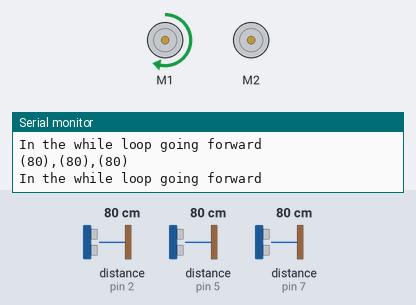
A sketch run on a simulated Arduino Uno, built with avr-gcc and run on an emulated ATmega328P. Shown: 2 × DC motor (green arrow = forward, orange = backward, longer = faster), the last lines printed to the serial monitor. Wiring (inferred from the names in the program): 3 × ultrasonic range finder: trigger pin 3, echo pin 2 / trigger pin 4, echo pin 5 / trigger pin 6, echo pin 7. The test bench sets the inputs (shaded band); at power-on: distance to the obstacle (sensors on pin 2, pin 5, pin 7) 80 cm. The echo pulse lasts 58.3 µs per cm.

Above: at 1.2 s.
1.3 s: distance to the obstacle (sensor on pin 2) set to 73 cm
At 2.6 s:
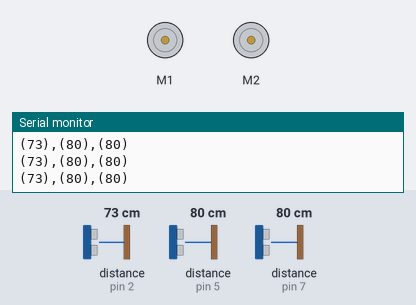
3.6 s: distance to the obstacle (sensor on pin 5) set to 2 cm
At 4.7 s:
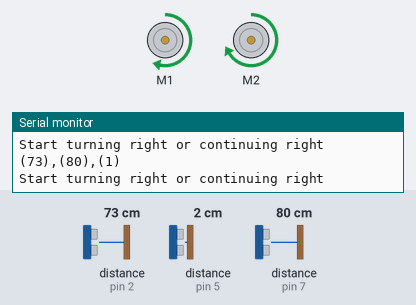
5.1 s: distance to the obstacle (sensor on pin 5) set to 76 cm
9.1 s: distance to the obstacle (sensor on pin 5) set to 85 cm
At 9.9 s:
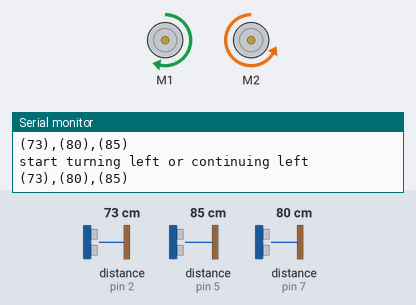
14.6 s: distance to the obstacle (sensor on pin 2) set to 120 cm
At 15.3 s:
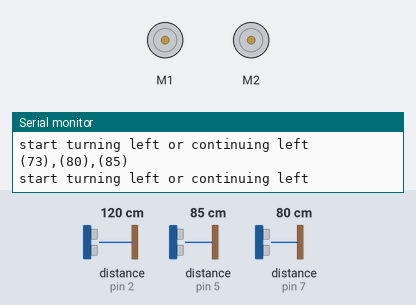
Timing chart, 0 to 17.1 s (numbered marks = the images above; inputs shaded):
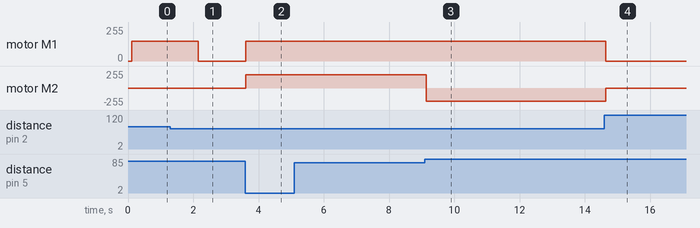

The sketch:

self-driving_car_code_final.ino
```cpp
#include <Wire.h>
#include <Adafruit_MotorShield.h>

Adafruit_MotorShield AFMS = Adafruit_MotorShield();

// Accelaration Motor
Adafruit_DCMotor *motor1 = AFMS.getMotor(1);
// Turning Motor
Adafruit_DCMotor *motor2 = AFMS.getMotor(2);

#define fronttrig 3
#define frontecho 2

#define righttrig 6
#define rightecho 7

#define lefttrig 4
#define leftecho 5

const int motor1sp = 150;
const int motor2sp = 200;

const int turnd = 75;

void setup() {
  Serial.begin(9600);
  AFMS.begin();

  Serial.println("Initializing");
  motor1->setSpeed(motor1sp);
  motor1->run(FORWARD);
  motor1->run(RELEASE);
  motor2->setSpeed(motor2sp);
  motor2->run(FORWARD);
  motor2->run(RELEASE);

  char buffer[60];
  sprintf(buffer, "Motor1 Speed Set to %d", motor1sp);
  Serial.println(buffer);
  sprintf(buffer, "Motor2 Speed Set to %d", motor2sp);
  Serial.println(buffer);

  pinMode(fronttrig, OUTPUT);
  pinMode(frontecho, INPUT);

  pinMode(righttrig, OUTPUT);
  pinMode(rightecho, INPUT);

  pinMode(lefttrig, OUTPUT);
  pinMode(leftecho, INPUT);

  Serial.println("All 3 Ultrasonic Sensors Set-Up");
}

int front() {

  long durationfront, cmfront;

  digitalWrite(fronttrig, LOW);
  delayMicroseconds(2);
  digitalWrite(fronttrig, HIGH);
  delayMicroseconds(10);
  digitalWrite(fronttrig,LOW);

  durationfront = pulseIn(frontecho, HIGH);

  cmfront = durationfront / 29 / 2;

  return(cmfront);
}

int right() {

  long durationright, cmright;

  digitalWrite(righttrig, LOW);
  delayMicroseconds(2);
  digitalWrite(righttrig, HIGH);
  delayMicroseconds(10);
  digitalWrite(righttrig,LOW);

  durationright = pulseIn(rightecho, HIGH);

  cmright = durationright / 29 / 2;

  return(cmright);
}

int left() {

  long durationleft, cmleft;

  digitalWrite(lefttrig, LOW);
  delayMicroseconds(2);
  digitalWrite(lefttrig, HIGH);
  delayMicroseconds(10);
  digitalWrite(lefttrig,LOW);

  durationleft = pulseIn(leftecho, HIGH);

  cmleft = durationleft / 29 / 2;

  return(cmleft);
}

void loop() {

  digitalWrite(7,HIGH);

  char buffer[100];
  sprintf(buffer, "(%d),(%d),(%d)", front(), right(), left());
  Serial.println(buffer);
  Serial.println("main body");

  bool x = true;
  while (x == true) {
    sprintf(buffer, "(%d),(%d),(%d)", front(), right(), left());
    Serial.println(buffer);
    if (front() > turnd) {
      Serial.println("In the while loop going forward");
      motor1->run(FORWARD);
      delay(1000);
    }

    else {
      motor1->run(RELEASE);
      Serial.println("in the while loop releasing");
      x = false;
    }
  }

  bool y = true;
  while (y == true) {
    if (front() < turnd) {
      sprintf(buffer, "(%d),(%d),(%d)", front(), right(), left());
      Serial.println(buffer);
      if (right() > left()) {
        Serial.println("Start turning right or continuing right");
        motor2->run(FORWARD);
        motor1->run(FORWARD);
        if (front() > turnd) {
          Serial.println("stop turning right");
          motor2->run(RELEASE);
          motor1->run(RELEASE);
          y = false;
        }
      }

      else if (left() > right()) {
        Serial.println("start turning left or continuing left");
        motor2->run(BACKWARD);
        motor1->run(FORWARD);
        if (front() > turnd) {

          motor2->run(RELEASE);
          motor1->run(RELEASE);
          y - false;
        }
      }
    }
  }
}
```

Measured:
- the behaviour switches between 76 and 75 cm on distance to the obstacle (sensor on pin 2) (found by bisection; images 0 and 1)
- the behaviour switches between 80 and 81 cm on distance to the obstacle (sensor on pin 5) (found by bisection; images 2 and 3)
- after the input at 1.3 s, motor M1: forward 150/255 → stopped after 0.85 s
- after the input at 3.6 s, motor M1: stopped → forward 150/255 at once; motor M2: stopped → forward 200/255 at once
- after the input at 9.1 s, motor M2: forward 200/255 → backward 200/255 at once
- after the input at 14.6 s, motor M1: forward 150/255 → stopped at once; motor M2: backward 200/255 → stopped at once
